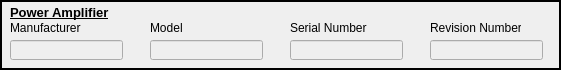
        <widget class="QFrame" name="frame_7">
            <property name="geometry">
                <rect>
                    <x>10</x>
                    <y>477</y>
                    <width>561</width>
                    <height>70</height>
                </rect>
            </property>
            <property name="frameShape">
                <enum>QFrame::Box</enum>
            </property>
            <property name="frameShadow">
                <enum>QFrame::Plain</enum>
            </property>
            <property name="lineWidth">
                <number>2</number>
            </property>
            <property name="midLineWidth">
                <number>1</number>
            </property>
            <widget class="QLineEdit" name="AMP_MANUFACTURER_FIELD">
                <property name="enabled">
                    <bool>false</bool>
                </property>
                <property name="geometry">
                    <rect>
                        <x>10</x>
                        <y>40</y>
                        <width>113</width>
                        <height>20</height>
                    </rect>
                </property>
            </widget>
            <widget class="QLabel" name="label_32">
                <property name="geometry">
                    <rect>
                        <x>10</x>
                        <y>20</y>
                        <width>91</width>
                        <height>16</height>
                    </rect>
                </property>
                <property name="text">
                    <string>Manufacturer</string>
                </property>
            </widget>
            <widget class="QLineEdit" name="AMP_MODELNUM_FIELD">
                <property name="enabled">
                    <bool>false</bool>
                </property>
                <property name="geometry">
                    <rect>
                        <x>150</x>
                        <y>40</y>
                        <width>113</width>
                        <height>20</height>
                    </rect>
                </property>
            </widget>
            <widget class="QLabel" name="label_33">
                <property name="geometry">
                    <rect>
                        <x>150</x>
                        <y>20</y>
                        <width>81</width>
                        <height>16</height>
                    </rect>
                </property>
                <property name="text">
                    <string>Model</string>
                </property>
            </widget>
            <widget class="QLabel" name="label_34">
                <property name="geometry">
                    <rect>
                        <x>290</x>
                        <y>20</y>
                        <width>81</width>
                        <height>16</height>
                    </rect>
                </property>
                <property name="text">
                    <string>Serial Number</string>
                </property>
            </widget>
            <widget class="QLineEdit" name="AMP_SN_FIELD">
                <property name="enabled">
                    <bool>false</bool>
                </property>
                <property name="geometry">
                    <rect>
                        <x>290</x>
                        <y>40</y>
                        <width>113</width>
                        <height>20</height>
                    </rect>
                </property>
            </widget>
            <widget class="QLabel" name="label_35">
                <property name="geometry">
                    <rect>
                        <x>430</x>
                        <y>20</y>
                        <width>91</width>
                        <height>16</height>
                    </rect>
                </property>
                <property name="text">
                    <string>Revision Number</string>
                </property>
            </widget>
            <widget class="QLineEdit" name="AMP_REV_FIELD">
                <property name="enabled">
                    <bool>false</bool>
                </property>
                <property name="geometry">
                    <rect>
                        <x>430</x>
                        <y>40</y>
                        <width>113</width>
                        <height>20</height>
                    </rect>
                </property>
            </widget>
            <widget class="QLabel" name="label_36">
                <property name="geometry">
                    <rect>
                        <x>10</x>
                        <y>5</y>
                        <width>141</width>
                        <height>16</height>
                    </rect>
                </property>
                <property name="autoFillBackground">
                    <bool>false</bool>
                </property>
                <property name="frameShape">
                    <enum>QFrame::NoFrame</enum>
                </property>
                <property name="frameShadow">
                    <enum>QFrame::Plain</enum>
                </property>
                <property name="lineWidth">
                    <number>0</number>
                </property>
                <property name="midLineWidth">
                    <number>0</number>
                </property>
                <property name="text">
                    <string>&lt;html&gt;&lt;head/&gt;&lt;body&gt;&lt;p&gt;&lt;span style=&quot; font-size:10pt;
                        font-weight:600; text-decoration: underline;&quot;&gt;Power Amplifier&lt;/span&gt;&lt;/p&gt;&lt;/body&gt;&lt;/html&gt;
                    </string>
                </property>
                <property name="openExternalLinks">
                    <bool>false</bool>
                </property>
            </widget>
        </widget>
